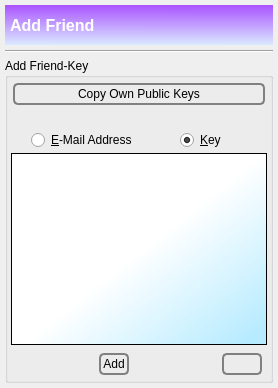
      <widget class="QWidget" name="tab_addkey">
       <attribute name="title">
        <string/>
       </attribute>
       <attribute name="toolTip">
        <string>Add Friend</string>
       </attribute>
       <layout class="QVBoxLayout" name="verticalLayout_22">
        <property name="spacing">
         <number>5</number>
        </property>
        <property name="leftMargin">
         <number>5</number>
        </property>
        <property name="topMargin">
         <number>5</number>
        </property>
        <property name="rightMargin">
         <number>5</number>
        </property>
        <property name="bottomMargin">
         <number>5</number>
        </property>
        <item>
         <widget class="QLabel" name="label_125">
          <property name="minimumSize">
           <size>
            <width>0</width>
            <height>40</height>
           </size>
          </property>
          <property name="font">
           <font>
            <pointsize>12</pointsize>
            <weight>75</weight>
            <bold>true</bold>
           </font>
          </property>
          <property name="styleSheet">
           <string notr="true">background-color: qlineargradient(spread:reflect, x1:0.023, y1:0.988636, x2:0.028, y2:0.011, stop:0 rgba(218, 232, 255, 255), stop:1 rgba(170, 85, 255, 255));
color: rgb(255, 255, 255);</string>
          </property>
          <property name="text">
           <string>Add Friend</string>
          </property>
          <property name="indent">
           <number>5</number>
          </property>
         </widget>
        </item>
        <item>
         <widget class="Line" name="line_13">
          <property name="orientation">
           <enum>Qt::Horizontal</enum>
          </property>
         </widget>
        </item>
        <item>
         <layout class="QHBoxLayout" name="horizontalLayout_27">
          <property name="spacing">
           <number>3</number>
          </property>
          <item>
           <widget class="QGroupBox" name="groupBox_addkey_3">
            <property name="title">
             <string>Add Friend-Key</string>
            </property>
            <layout class="QVBoxLayout" name="verticalLayout_24">
             <property name="spacing">
              <number>3</number>
             </property>
             <property name="leftMargin">
              <number>3</number>
             </property>
             <property name="topMargin">
              <number>3</number>
             </property>
             <property name="rightMargin">
              <number>3</number>
             </property>
             <property name="bottomMargin">
              <number>3</number>
             </property>
             <item>
              <layout class="QVBoxLayout" name="verticalLayout_75">
               <property name="spacing">
                <number>0</number>
               </property>
               <property name="topMargin">
                <number>0</number>
               </property>
               <item>
                <layout class="QHBoxLayout" name="horizontalLayout_38">
                 <property name="topMargin">
                  <number>0</number>
                 </property>
                 <property name="bottomMargin">
                  <number>0</number>
                 </property>
                 <item>
                  <widget class="QPushButton" name="toolButtonCopyToClipboard">
                   <property name="toolTip">
                    <string>Copy your public key pairs to the clipboard buffer.</string>
                   </property>
                   <property name="styleSheet">
                    <string notr="true">QPushButton {
 border: 2px solid gray;
 background-color: qlineargradient(x1: 0, y1: 0, x2: 0, y2: 1,
                                   stop: 0 #E0E0E0, stop: 1 #FFFFFF);
 border-radius: 5px;
 margin: 2px;
 padding: 2px;
 }



QPushButton#pushButtonCopytoClipboard_All:hover { 
background-color: qlineargradient(x1: 0, y1: 0, x2: 0, y2: 1,
                                   stop: 0 rgb(254,229,172), stop: 1 #FFFFFF);
background-position: top center; } 

QPushButton#pushButtonCopytoClipboard_All:pressed {
     background-color: darkgray;
     border-style: inset;
 }
</string>
                   </property>
                   <property name="text">
                    <string>Copy Own Public Keys</string>
                   </property>
                   <property name="iconSize">
                    <size>
                     <width>40</width>
                     <height>40</height>
                    </size>
                   </property>
                  </widget>
                 </item>
                </layout>
               </item>
              </layout>
             </item>
             <item>
              <spacer name="verticalSpacer_13">
               <property name="orientation">
                <enum>Qt::Vertical</enum>
               </property>
               <property name="sizeType">
                <enum>QSizePolicy::Minimum</enum>
               </property>
               <property name="sizeHint" stdset="0">
                <size>
                 <width>1</width>
                 <height>20</height>
                </size>
               </property>
              </spacer>
             </item>
             <item>
              <layout class="QHBoxLayout" name="horizontalLayout_62">
               <item>
                <spacer name="horizontalSpacer_21">
                 <property name="orientation">
                  <enum>Qt::Horizontal</enum>
                 </property>
                 <property name="sizeHint" stdset="0">
                  <size>
                   <width>1</width>
                   <height>1</height>
                  </size>
                 </property>
                </spacer>
               </item>
               <item>
                <widget class="QRadioButton" name="addFriendEmail">
                 <property name="text">
                  <string>&amp;E-Mail Address</string>
                 </property>
                </widget>
               </item>
               <item>
                <spacer name="horizontalSpacer_31">
                 <property name="orientation">
                  <enum>Qt::Horizontal</enum>
                 </property>
                 <property name="sizeHint" stdset="0">
                  <size>
                   <width>40</width>
                   <height>20</height>
                  </size>
                 </property>
                </spacer>
               </item>
               <item>
                <widget class="QRadioButton" name="addFriendPublicKeyRadio">
                 <property name="text">
                  <string>&amp;Key</string>
                 </property>
                 <property name="checked">
                  <bool>true</bool>
                 </property>
                </widget>
               </item>
               <item>
                <spacer name="horizontalSpacer_23">
                 <property name="orientation">
                  <enum>Qt::Horizontal</enum>
                 </property>
                 <property name="sizeHint" stdset="0">
                  <size>
                   <width>1</width>
                   <height>1</height>
                  </size>
                 </property>
                </spacer>
               </item>
               <item>
                <spacer name="horizontalSpacer_24">
                 <property name="orientation">
                  <enum>Qt::Horizontal</enum>
                 </property>
                 <property name="sizeHint" stdset="0">
                  <size>
                   <width>1</width>
                   <height>1</height>
                  </size>
                 </property>
                </spacer>
               </item>
              </layout>
             </item>
             <item>
              <widget class="QTextEdit" name="friendInformation">
               <property name="autoFillBackground">
                <bool>false</bool>
               </property>
               <property name="styleSheet">
                <string notr="true">background-color: qlineargradient(spread:pad, x1:0.968, y1:0.932, x2:0.513, y2:0.5, stop:0 rgba(183, 235, 255, 255), stop:1 rgba(255, 255, 255, 255)); </string>
               </property>
               <property name="frameShadow">
                <enum>QFrame::Sunken</enum>
               </property>
               <property name="lineWidth">
                <number>1</number>
               </property>
               <property name="tabChangesFocus">
                <bool>true</bool>
               </property>
               <property name="html">
                <string>&lt;!DOCTYPE HTML PUBLIC &quot;-//W3C//DTD HTML 4.0//EN&quot; &quot;http://www.w3.org/TR/REC-html40/strict.dtd&quot;&gt;
&lt;html&gt;&lt;head&gt;&lt;meta name=&quot;qrichtext&quot; content=&quot;1&quot; /&gt;&lt;style type=&quot;text/css&quot;&gt;
p, li { white-space: pre-wrap; }
&lt;/style&gt;&lt;/head&gt;&lt;body style=&quot; font-family:'MS Shell Dlg 2'; font-size:8.25pt; font-weight:400; font-style:normal;&quot;&gt;
&lt;p style=&quot;-qt-paragraph-type:empty; margin-top:0px; margin-bottom:0px; margin-left:0px; margin-right:0px; -qt-block-indent:0; text-indent:0px; font-size:8pt;&quot;&gt;&lt;br /&gt;&lt;/p&gt;&lt;/body&gt;&lt;/html&gt;</string>
               </property>
               <property name="overwriteMode">
                <bool>false</bool>
               </property>
               <property name="acceptRichText">
                <bool>false</bool>
               </property>
              </widget>
             </item>
             <item>
              <layout class="QHBoxLayout" name="horizontalLayout_64">
               <property name="leftMargin">
                <number>0</number>
               </property>
               <property name="topMargin">
                <number>3</number>
               </property>
               <property name="rightMargin">
                <number>3</number>
               </property>
               <item>
                <spacer name="horizontalSpacer_25">
                 <property name="orientation">
                  <enum>Qt::Horizontal</enum>
                 </property>
                 <property name="sizeHint" stdset="0">
                  <size>
                   <width>1</width>
                   <height>1</height>
                  </size>
                 </property>
                </spacer>
               </item>
               <item>
                <widget class="QPushButton" name="addFriend">
                 <property name="toolTip">
                  <string>&lt;html&gt;&lt;head/&gt;&lt;body&gt;&lt;p&gt;Add the key(s) of your friend.&lt;/p&gt;&lt;/body&gt;&lt;/html&gt;</string>
                 </property>
                 <property name="styleSheet">
                  <string notr="true">QPushButton {
 border: 2px solid gray;
 background-color: qlineargradient(x1: 0, y1: 0, x2: 0, y2: 1,
                                   stop: 0 #E0E0E0, stop: 1 #FFFFFF);
 border-radius: 5px;
 margin: 2px;
 padding: 2px;
 }

QPushButton:hover { 
background-color: qlineargradient(x1: 0, y1: 0, x2: 0, y2: 1,
                                   stop: 0 rgb(254,229,172), stop: 1 #FFFFFF);
background-position: top center; } 

QPushButton:pressed {
     background-color: darkgray;
     border-style: inset;
 }</string>
                 </property>
                 <property name="text">
                  <string>Add</string>
                 </property>
                </widget>
               </item>
               <item>
                <spacer name="horizontalSpacer_32">
                 <property name="orientation">
                  <enum>Qt::Horizontal</enum>
                 </property>
                 <property name="sizeHint" stdset="0">
                  <size>
                   <width>1</width>
                   <height>1</height>
                  </size>
                 </property>
                </spacer>
               </item>
               <item>
                <widget class="QPushButton" name="clearFriend">
                 <property name="toolTip">
                  <string>Clear</string>
                 </property>
                 <property name="styleSheet">
                  <string notr="true">QPushButton {
 border: 2px solid gray;
 background-color: qlineargradient(x1: 0, y1: 0, x2: 0, y2: 1,
                                   stop: 0 #E0E0E0, stop: 1 #FFFFFF);
 border-radius: 5px;
 margin: 2px;
 padding: 2px;
 }



QPushButton:hover { 
background-color: qlineargradient(x1: 0, y1: 0, x2: 0, y2: 1,
                                   stop: 0 rgb(254,229,172), stop: 1 #FFFFFF);
background-position: top center; } 

QPushButton:pressed {
     background-color: darkgray;
     border-style: inset;
 }</string>
                 </property>
                 <property name="text">
                  <string/>
                 </property>
                </widget>
               </item>
              </layout>
             </item>
            </layout>
           </widget>
          </item>
         </layout>
        </item>
       </layout>
      </widget>
